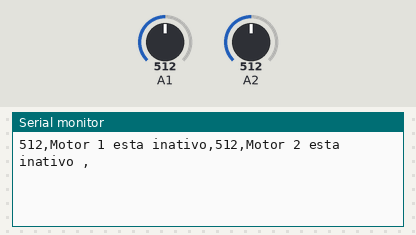
A sketch run on a simulated Arduino Uno, built with avr-gcc and run on an emulated ATmega328P. Parts: the last lines printed to the serial monitor. The inputs (shaded band) are chosen by the test bench; at power-on: A1 = 512, A2 = 512.

Above: at 1.2 s.
1.3 s: A1 set to 989
At 2.6 s:
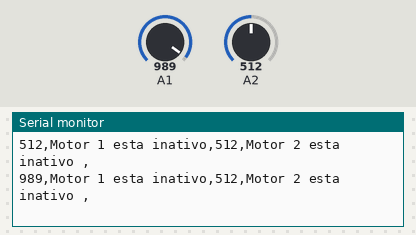
2.8 s: A1 set to 1014
At 4.8 s:
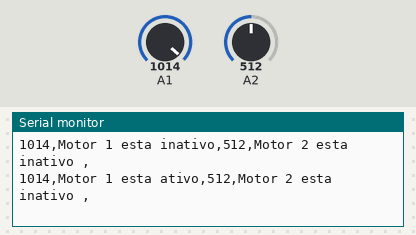
5.8 s: A2 set to 992
At 6.6 s:
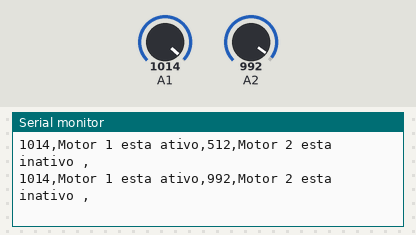
7.3 s: A2 set to 1009
At 8.8 s:
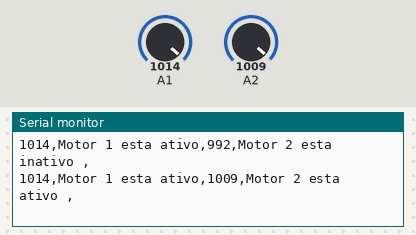

Measured:
- the behaviour switches between 1000 and 1001 on A1 (found by bisection; images 1 and 2)
- the behaviour switches between 1000 and 1001 on A2 (found by bisection; images 3 and 4)
- after the input at 1.3 s, the serial monitor: prints a new line after 0.71 s (image 1)
- after the input at 2.8 s, the serial monitor: prints a new line after 0.21 s (image 2)
- after the input at 5.8 s, the serial monitor: prints a new line after 0.22 s (image 3)
- after the input at 7.3 s, the serial monitor: prints a new line after 0.72 s (image 4)

The sketch:

monitor-motor1.ino
```cpp
void setup() {
    Serial.begin(115200);

}

void loop() {
    int vibration_Sensor1 = analogRead(A1);
    int vibration_Sensor2 = analogRead(A2);

   int vartemp = 0;
   int var_vibra1m1 = 0;
   int var_vibra2m1 = 0;
   int var_vibra1m2 = 0;
   int var_vibra2m2 = 0;
   String motor1 = "";
   String motor2 = "";

    while (vartemp < 5){
        vibration_Sensor1 = analogRead(A1);
        vibration_Sensor2 = analogRead(A2);
        //MOTOR AUUUMMM
        if (vibration_Sensor1 > 1000){
            var_vibra1m1 = var_vibra1m1 + 1;
        }

        else{
            var_vibra2m1 = var_vibra2m1 + 1;
        }
        //MOTOR latecoraçaouNNNNnnn
        if (vibration_Sensor2 > 1000){
            var_vibra1m2 = var_vibra1m2 + 1;
        }

        else{
            var_vibra2m2 = var_vibra2m2 + 1;
        }
        vartemp = vartemp + 1;
        delay(200);
    }
    ////MOTOR AUUUMMM
    if (var_vibra1m1 >= var_vibra2m1) {
        String response1Ok = String(vibration_Sensor1)+ (",");
        motor1 = response1Ok ;
        motor1 = motor1 + ("Motor 1 esta ativo,");
     }
    else{
        String response1nok = String(vibration_Sensor1) + (",");
        motor1 = response1nok ;
        motor1 = motor1 + ("Motor 1 esta inativo,");
        //Serial.println(response1nok);

    }
     //MOTOR latecoraçaouNNNNnnn
    if (var_vibra1m2 >= var_vibra2m2){
        String response2ok = String(vibration_Sensor2) + (",");
        motor2 = response2ok ;
        motor2 = motor2 + ("Motor 2 esta ativo , ") ;
         //Serial.println(response2ok) ;

    }
    else{
        String response2Nok = String(vibration_Sensor2) + (",");
        motor2 = response2Nok;
        motor2 = motor2 + ("Motor 2 esta inativo , ");
        //Serial.println(response2Nok);
    }
    Serial.println(motor1 + motor2);


}
```
